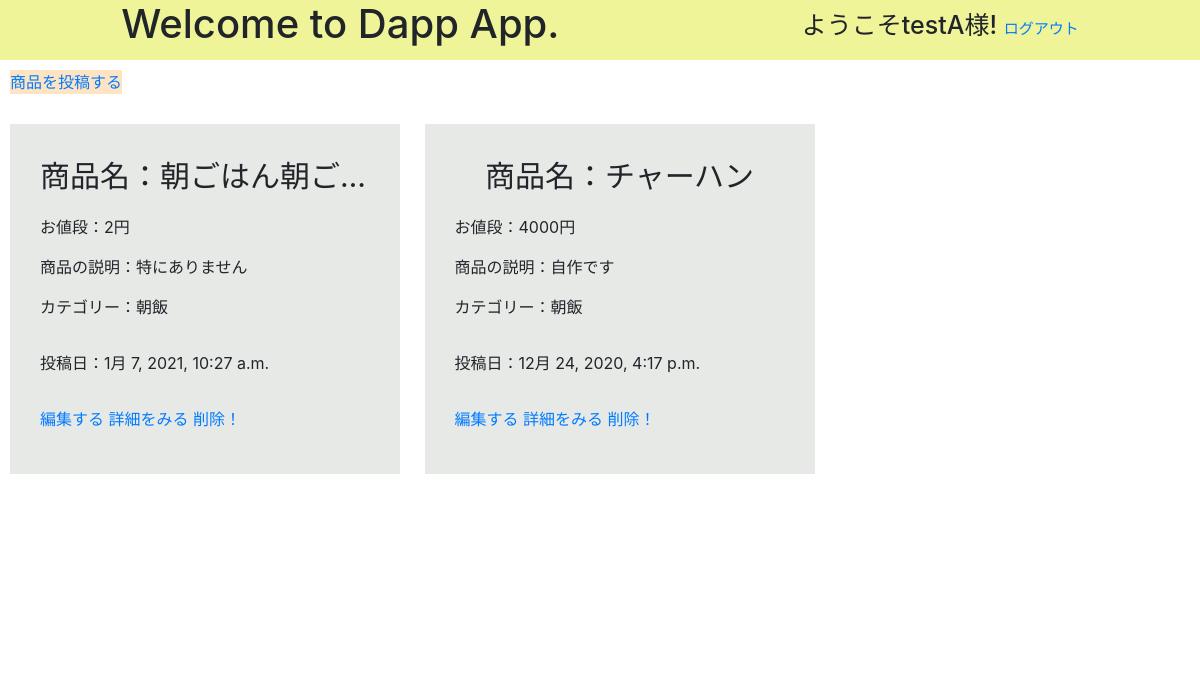
Page /index/ (signed in) on the committed database.
### Dapp/models.py (models this page shows, shortened)
class Product(models.Model):
    title = models.CharField(max_length=100, verbose_name="タイトル")
    Price = models.IntegerField(verbose_name="値段")
    Explanation = models.TextField(max_length=200, verbose_name="商品説明")
    Image = models.ImageField(upload_to='images', blank=True, null=True)
    pub_date = models.DateTimeField(auto_now_add=True)
    CHOICES = (
        ('朝飯', '朝飯'),
        ('おかず', 'おかず'),
        ('主食', '主食'),
        ('おつまみ', 'おつまみ'),
        ('その他', 'その他'),
    )
    Choices = models.CharField(
        max_length=10, choices=CHOICES, verbose_name="カテゴリー")

### Dapp/views.py (the view)
# urls.py: path('index/', views.ProductList, name='ProductList'),
@login_required
def ProductList(request):
    object_lists = Product.objects.all().order_by('-pub_date')
    return render(request, 'index.html', {'object_lists': object_lists})

### templates/index.html (shortened to what this page needs)
{% extends 'base.html' %}
{% load static %}
{% block header %}
  <link rel="stylesheet" href="{% static 'index.css'%}" type="text/css" />
{% endblock header %}
{% block content %}
<header>
  <h1 class="h1">Welcome to Dapp App.</h1>
    {% if user.is_anonymous %}
    <div class="loginNew">
      <a href="{% url 'Dapp:signup' %}">新規登録またはログインはこちら</a>
    </div>
    {% else %}
    <div class="login">
      <h2>ようこそ{{ user }}様!
      <a href="{% url 'Dapp:logout' %}" class="logout">ログアウト</a>
      </h2>
    </div>
    {% endif %}
</header>
<div class="create">
    <a href="{% url 'Dapp:ProductCreate' %}">商品を投稿する</a>
</div>
<main>
  <div class="product">
    {% for list in object_lists %}
    <article>
      <section>
        <div class="title-header">
          <p>商品名：{{list.title}}</p>
        </div>
      </section>
      <section>
        <div class="section">
          <p>お値段：{{list.Price}}円</p>
        </div>
      </section>
      <section>
        <div class="section">
          <p>商品の説明：{{list.Explanation}}</p>
        </div>
      </section>
      <section>
        <div class="section">
          <p>カテゴリー：{{list.Choices}}<p>
        </div>
      </section>
      <section>
        <div class="section">
          <p>投稿日：{{list.pub_date}}<p>
        </div>
      </section>
      <div class="right">
        <a href="{% url 'Dapp:ProductUpdate' list.id %}">編集する</a>
        <a href="{% url 'Dapp:ProductDetail' list.id %}">詳細をみる</a>
        <a href="{% url 'Dapp:ProductDelete' list.id %}">削除！</a>
      </div>
    </article>
    {% endfor%}
  </div>
</main>
{% endblock content %}

### static/index.css (style rules this page uses)
header { display: flex; justify-content: space-around; background-color: rgba(217, 231, 21, 0.445); height: 60px; }
.login h2 { padding-top: 10px; font-size: 25px; }
.logout { font-size: 15px; }
.create { display: inline-block; margin: 10px; background-color: bisque; }
main { justify-content: center; align-items: center; height: 550px; background-color: white; }
article { display: inline-block; background-color: rgba(170, 179, 170, 0.288); padding: 30px; margin: 20px 10px ; width: 390px; height: 350px; }
.title-header { font-size: 30px; text-align: center; }
p { overflow: hidden; text-overflow: ellipsis; white-space: nowrap; }
a { text-decoration: none; }
.right { margin: 0 0 0 auto; }
.h1 { font-size: 40px; }

### rows in the picture
Product: title "朝ごはん朝ご…", Price "2", Explanation "特にありません", Choices "朝飯", pub_date "1月 7, 2021, 10:27 a.m."
Product: title "チャーハン", Price "4000", Explanation "自作です", Choices "朝飯", pub_date "12月 24, 2020, 4:17 p.m."

### other values in the picture
{{ user }} "testA"
